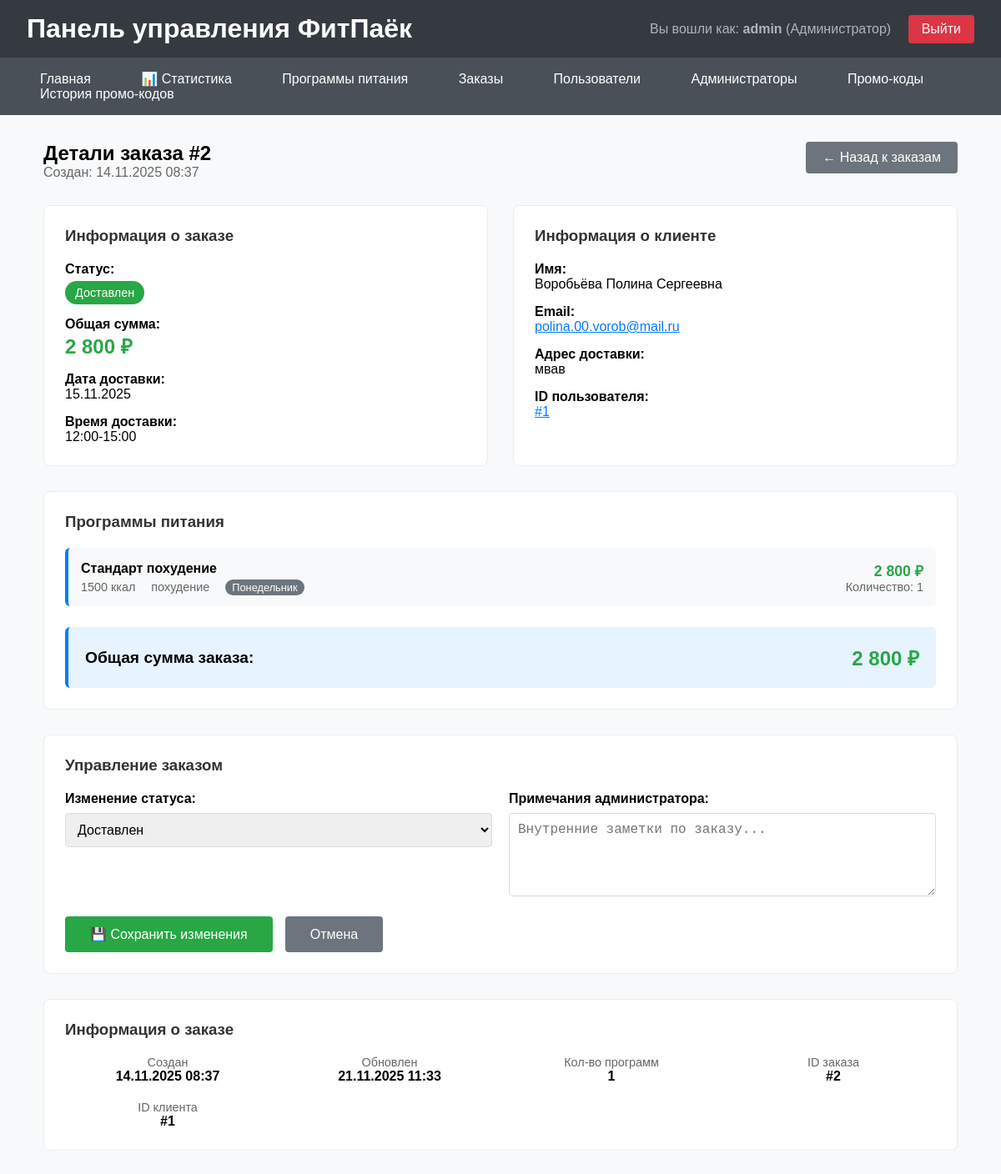
Page /admin/order_details.php?id=2 (signed in) on the committed database.
### tables this page shows
CREATE TABLE `orders` (
  `id` int NOT NULL,
  `user_id` int NOT NULL,
  `total_amount` decimal(10,2) NOT NULL,
  `status` enum('pending','confirmed','preparing','delivering','delivered','cancelled') DEFAULT 'pending',
  `delivery_address` text NOT NULL,
  `delivery_date` date NOT NULL,
  `delivery_interval` varchar(100) NOT NULL,
  `customer_notes` text,
  `admin_notes` text,
  `created_at` timestamp NULL DEFAULT CURRENT_TIMESTAMP,
  `updated_at` timestamp NULL DEFAULT CURRENT_TIMESTAMP ON UPDATE CURRENT_TIMESTAMP
);

CREATE TABLE `users` (
  `id` int NOT NULL,
  `email` varchar(255) NOT NULL,
  `password_hash` varchar(255) NOT NULL,
  `name` varchar(100) NOT NULL,
  `phone` varchar(20) DEFAULT NULL,
  `delivery_address` text,
  `created_at` timestamp NULL DEFAULT CURRENT_TIMESTAMP,
  `updated_at` timestamp NULL DEFAULT CURRENT_TIMESTAMP ON UPDATE CURRENT_TIMESTAMP
);

CREATE TABLE `order_items` (
  `id` int NOT NULL,
  `order_id` int NOT NULL,
  `meal_plan_id` int NOT NULL,
  `day_of_week` tinyint NOT NULL COMMENT '1-7 (Понедельник-Воскресенье)',
  `quantity` int DEFAULT '1',
  `price` decimal(10,2) NOT NULL COMMENT 'Цена на момент заказа',
  `created_at` timestamp NULL DEFAULT CURRENT_TIMESTAMP
);

CREATE TABLE `meal_plans` (
  `id` int NOT NULL,
  `title` varchar(255) NOT NULL,
  `description` text,
  `calories` int NOT NULL,
  `goal_id` int DEFAULT NULL,
  `price` decimal(10,2) NOT NULL,
  `image_url` varchar(500) DEFAULT NULL,
  `is_active` tinyint(1) DEFAULT '1',
  `created_at` timestamp NULL DEFAULT CURRENT_TIMESTAMP,
  `updated_at` timestamp NULL DEFAULT CURRENT_TIMESTAMP ON UPDATE CURRENT_TIMESTAMP,
  `average_rating` decimal(3,2) DEFAULT '0.00',
  `reviews_count` int DEFAULT '0'
);

CREATE TABLE `nutrition_goals` (
  `id` int NOT NULL,
  `name` varchar(50) NOT NULL,
  `description` text,
  `created_at` timestamp NULL DEFAULT CURRENT_TIMESTAMP
);

### config.php (called while the page is built, shortened)
<?php
function e($text) {
    return htmlspecialchars($text, ENT_QUOTES, 'UTF-8');
}
?>

### admin/order_details.php (the view, shortened to what this page needs)
<?php
require_once '../config.php';
$order_id = $_GET['id'] ?? 0;
$stmt = $pdo->prepare("
    SELECT o.*, u.name as user_name, u.email, u.phone
    FROM orders o
    JOIN users u ON o.user_id = u.id
    WHERE o.id = ?
");
$stmt->execute([$order_id]);
$order = $stmt->fetch();
$stmt = $pdo->prepare("
    SELECT oi.*, mp.title, mp.calories, mp.goal_id, ng.name as goal_name
    FROM order_items oi
    JOIN meal_plans mp ON oi.meal_plan_id = mp.id
    LEFT JOIN nutrition_goals ng ON mp.goal_id = ng.id
    WHERE oi.order_id = ?
    ORDER BY oi.day_of_week
");
$stmt->execute([$order_id]);
$order_items = $stmt->fetchAll();
$status_labels = [
    'pending' => ['text' => 'Ожидает подтверждения', 'color' => '#ffc107', 'class' => 'warning'],
    'confirmed' => ['text' => 'Подтвержден', 'color' => '#17a2b8', 'class' => 'info'],
    'preparing' => ['text' => 'Готовится', 'color' => '#007bff', 'class' => 'primary'],
    'delivering' => ['text' => 'В пути', 'color' => '#6f42c1', 'class' => 'secondary'],
    'delivered' => ['text' => 'Доставлен', 'color' => '#28a745', 'class' => 'success'],
    'cancelled' => ['text' => 'Отменен', 'color' => '#dc3545', 'class' => 'danger']
];
?>
<?php include 'includes/header.php'; ?>
<div style="max-width: 1200px; margin: 0 auto; padding: 0 20px;">
    <div style="display: flex; justify-content: space-between; align-items: start; margin-bottom: 30px;">
        <div>
            <h2>Детали заказа #<?php echo $order['id']; ?></h2>
            <p style="color: #666; margin: 0;">Создан: <?php echo date('d.m.Y H:i', strtotime($order['created_at'])); ?></p>
        </div>
        <a href="orders.php" style="
            background: #6c757d;
            color: white;
            padding: 10px 20px;
            text-decoration: none;
            border-radius: 4px;
            font-weight: 500;
        ">← Назад к заказам</a>
    </div>
    <div style="display: grid; grid-template-columns: 1fr 1fr; gap: 30px; margin-bottom: 30px;">
        <div style="background: white; padding: 25px; border-radius: 8px; border: 1px solid #e9ecef;">
            <h3 style="margin-top: 0; margin-bottom: 20px; color: #333;">Информация о заказе</h3>
            <div style="display: grid; gap: 15px;">
                <div>
                    <strong>Статус:</strong><br>
                    <span style="
                        background: <?php echo $status_labels[$order['status']]['color']; ?>;
                        color: white;
                        padding: 6px 12px;
                        border-radius: 20px;
                        font-size: 0.9rem;
                        font-weight: 500;
                        display: inline-block;
                        margin-top: 5px;
                    ">
                        <?php echo $status_labels[$order['status']]['text']; ?>
                    </span>
                </div>
                <div>
                    <strong>Общая сумма:</strong><br>
                    <span style="font-size: 1.5rem; font-weight: bold; color: #28a745;">
                        <?php echo number_format($order['total_amount'], 0, ',', ' '); ?> ₽
                    </span>
                </div>
                <div>
                    <strong>Дата доставки:</strong><br>
                    <?php echo date('d.m.Y', strtotime($order['delivery_date'])); ?>
                </div>
                <div>
                    <strong>Время доставки:</strong><br>
                    <?php echo e($order['delivery_interval']); ?>
                </div>
            </div>
        </div>
        <div style="background: white; padding: 25px; border-radius: 8px; border: 1px solid #e9ecef;">
            <h3 style="margin-top: 0; margin-bottom: 20px; color: #333;">Информация о клиенте</h3>
            <div style="display: grid; gap: 15px;">
                <div>
                    <strong>Имя:</strong><br>
                    <?php echo e($order['user_name']); ?>
                </div>
                <div>
                    <strong>Email:</strong><br>
                    <a href="mailto:<?php echo e($order['email']); ?>" style="color: #007bff;">
                        <?php echo e($order['email']); ?>
                    </a>
                </div>
                <div>
                    <strong>Адрес доставки:</strong><br>
                    <?php echo e($order['delivery_address']); ?>
                </div>
                <div>
                    <strong>ID пользователя:</strong><br>
                    <a href="user_details.php?id=<?php echo $order['user_id']; ?>" style="color: #007bff;">
                        #<?php echo $order['user_id']; ?>
                    </a>
                </div>
            </div>
        </div>
    </div>
    <div style="background: white; padding: 25px; border-radius: 8px; border: 1px solid #e9ecef; margin-bottom: 30px;">
        <h3 style="margin-top: 0; margin-bottom: 20px; color: #333;">Программы питания</h3>
        <?php if (empty($order_items)): ?>
            <p style="color: #666; text-align: center; padding: 20px;">Программы не найдены</p>
        <?php else: ?>
            <div style="display: grid; gap: 15px;">
                <?php
                $days = ['Понедельник', 'Вторник', 'Среда', 'Четверг', 'Пятница', 'Суббота', 'Воскресенье'];
                foreach ($order_items as $item):
                ?>
                <div style="
                    display: flex;
                    justify-content: space-between;
                    align-items: center;
                    padding: 15px;
                    background: #f8f9fa;
                    border-radius: 6px;
                    border-left: 4px solid #007bff;
                ">
                    <div style="flex: 1;">
                        <div style="font-weight: bold; margin-bottom: 5px;">
                            <?php echo e($item['title']); ?>
                        </div>
                        <div style="color: #666; font-size: 0.9rem;">
                            <span style="margin-right: 15px;"><?php echo $item['calories']; ?> ккал</span>
                            <span style="margin-right: 15px;"><?php echo e($item['goal_name']); ?></span>
                            <span style="
                                background: #6c757d;
                                color: white;
                                padding: 2px 8px;
                                border-radius: 12px;
                                font-size: 0.8rem;
                            ">
                                <?php echo $days[$item['day_of_week'] - 1] ?? 'День ' . $item['day_of_week']; ?>
                            </span>
                        </div>
                    </div>
                    <div style="text-align: right;">
                        <div style="font-size: 1.1rem; font-weight: bold; color: #28a745;">
                            <?php echo number_format($item['price'], 0, ',', ' '); ?> ₽
                        </div>
                        <div style="color: #666; font-size: 0.9rem;">
                            Количество: <?php echo $item['quantity']; ?>
                        </div>
                    </div>
                </div>
                <?php endforeach; ?>
                <div style="
                    display: flex;
                    justify-content: space-between;
                    align-items: center;
                    padding: 20px;
                    background: #e7f3ff;
                    border-radius: 6px;
                    border-left: 4px solid #007bff;
                    margin-top: 10px;
                ">
                    <div style="font-size: 1.2rem; font-weight: bold;">
                        Общая сумма заказа:
                    </div>
                    <div style="font-size: 1.5rem; font-weight: bold; color: #28a745;">
                        <?php echo number_format($order['total_amount'], 0, ',', ' '); ?> ₽
                    </div>
                </div>
            </div>
        <?php endif; ?>
    </div>
    <div style="background: white; padding: 25px; border-radius: 8px; border: 1px solid #e9ecef;">
        <h3 style="margin-top: 0; margin-bottom: 20px; color: #333;">Управление заказом</h3>
        <form method="POST">
            <div style="display: grid; grid-template-columns: 1fr 1fr; gap: 20px;">
                <div>
                    <label style="display: block; margin-bottom: 8px; font-weight: bold;">Изменение статуса:</label>
                    <select name="status" style="
                        width: 100%;
                        padding: 10px;
                        border: 1px solid #ddd;
                        border-radius: 4px;
                        font-size: 1rem;
                    ">
                        <?php foreach ($status_labels as $value => $status_info): ?>
                            <option value="<?php echo $value; ?>"
                                <?php echo ($order['status'] === $value) ? 'selected' : ''; ?>>
                                <?php echo $status_info['text']; ?>
                            </option>
                        <?php endforeach; ?>
                    </select>
                </div>
                <div>
                    <label style="display: block; margin-bottom: 8px; font-weight: bold;">Примечания администратора:</label>
                    <textarea name="admin_notes" style="
                        width: 100%;
                        padding: 10px;
                        border: 1px solid #ddd;
                        border-radius: 4px;
                        font-size: 1rem;
                        height: 100px;
                        resize: vertical;
                    " placeholder="Внутренние заметки по заказу..."><?php echo e($order['admin_notes'] ?? ''); ?></textarea>
                </div>
            </div>
            <div style="margin-top: 20px; display: flex; gap: 15px;">
                <button type="submit" name="update_status" style="
                    background: #28a745;
                    color: white;
                    padding: 12px 30px;
                    border: none;
                    border-radius: 4px;
                    font-size: 1rem;
                    font-weight: 500;
                    cursor: pointer;
                    transition: background 0.3s ease;
                " onmouseover="this.style.background='#218838'" onmouseout="this.style.background='#28a745'">
                    💾 Сохранить изменения
                </button>
                <a href="orders.php" style="
                    background: #6c757d;
                    color: white;
                    padding: 12px 30px;
                    text-decoration: none;
                    border-radius: 4px;
                    font-size: 1rem;
                    font-weight: 500;
                    display: inline-flex;
                    align-items: center;
                ">
                    Отмена
                </a>
            </div>
        </form>
    </div>
    <div style="background: white; padding: 25px; border-radius: 8px; border: 1px solid #e9ecef; margin-top: 30px;">
        <h3 style="margin-top: 0; margin-bottom: 20px; color: #333;">Информация о заказе</h3>
        <div style="display: grid; grid-template-columns: repeat(auto-fit, minmax(200px, 1fr)); gap: 20px;">
            <div style="text-align: center;">
                <div style="font-size: 0.9rem; color: #666;">Создан</div>
                <div style="font-weight: bold;"><?php echo date('d.m.Y H:i', strtotime($order['created_at'])); ?></div>
            </div>
            <div style="text-align: center;">
                <div style="font-size: 0.9rem; color: #666;">Обновлен</div>
                <div style="font-weight: bold;">
                    <?php echo $order['updated_at'] ? date('d.m.Y H:i', strtotime($order['updated_at'])) : '—'; ?>
                </div>
            </div>
            <div style="text-align: center;">
                <div style="font-size: 0.9rem; color: #666;">Кол-во программ</div>
                <div style="font-weight: bold;"><?php echo count($order_items); ?></div>
            </div>
            <div style="text-align: center;">
                <div style="font-size: 0.9rem; color: #666;">ID заказа</div>
                <div style="font-weight: bold;">#<?php echo $order['id']; ?></div>
            </div>
            <div style="text-align: center;">
                <div style="font-size: 0.9rem; color: #666;">ID клиента</div>
                <div style="font-weight: bold;">#<?php echo $order['user_id']; ?></div>
            </div>
        </div>
    </div>
</div>
<?php include 'includes/footer.php'; ?>

### admin/includes/header.php (style rules this page uses)
* { margin: 0; padding: 0; box-sizing: border-box; }
body { font-family: Arial, sans-serif; background: #f8f9fa; }

### rows in the picture
orders: id "2", created_at "14.11.2025 08:37", status "Доставлен", total_amount "2 800", delivery_date "15.11.2025", delivery_interval "12:00-15:00", user.name "Воробьёва Полина Сергеевна", user.email "polina.00.vorob@mail.ru", delivery_address "мвав", user "1", updated_at "21.11.2025 11:33"
order_items: meal_plan.title "Стандарт похудение", meal_plan.calories "1500", nutrition_goals.name "похудение", day_of_week "Понедельник", price "2 800", quantity "1"

### other values in the picture
$_SESSION['admin_username'] "admin"
$_SESSION['admin_role'] === 'admin' ? 'Администратор' : 'Менеджер' "Администратор"
count($order_items) "1"
